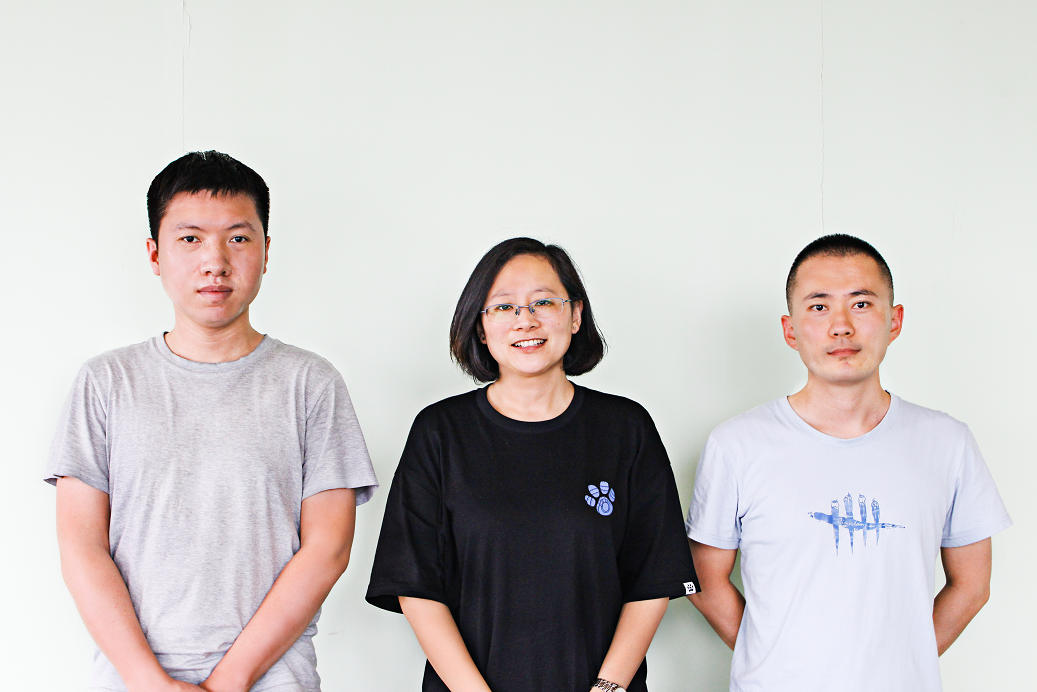
#> input picture Resources/PythonOpenCV从入门到实践配套源代码/code/12/02/peoples.png, 1037 x 692 px, found by its file name
$ python demo.py
#> lines starting #> are read from the running program, lines starting #| are printed output that depends on the picture; after the words box and inside, x2 and y2 are one past the last pixel; in counts of white or black regions, pixels touching at a corner belong together
import cv2

img = cv2.imread("peoples.png")  # 读取人脸图像
#> img is the input picture: shape (692, 1037, 3); mean B, G, R 196.1, 197.4, 202
# 加载识别人脸的级联分类器
faceCascade = cv2.CascadeClassifier("cascades\\haarcascade_frontalface_default.xml")
faces = faceCascade.detectMultiScale(img, 1.3)  # 识别出所有人脸
#> faces = [[148, 189, 130, 130], [475, 265, 102, 102], [776, 255, 130, 130]]
for (x, y, w, h) in faces:  # 遍历所有人脸的区域
    cv2.rectangle(img, (x, y), (x + w, y + h), (0, 0, 255), 5)  # 在图像中人脸的位置绘制方框
#> this loop made 3 passes
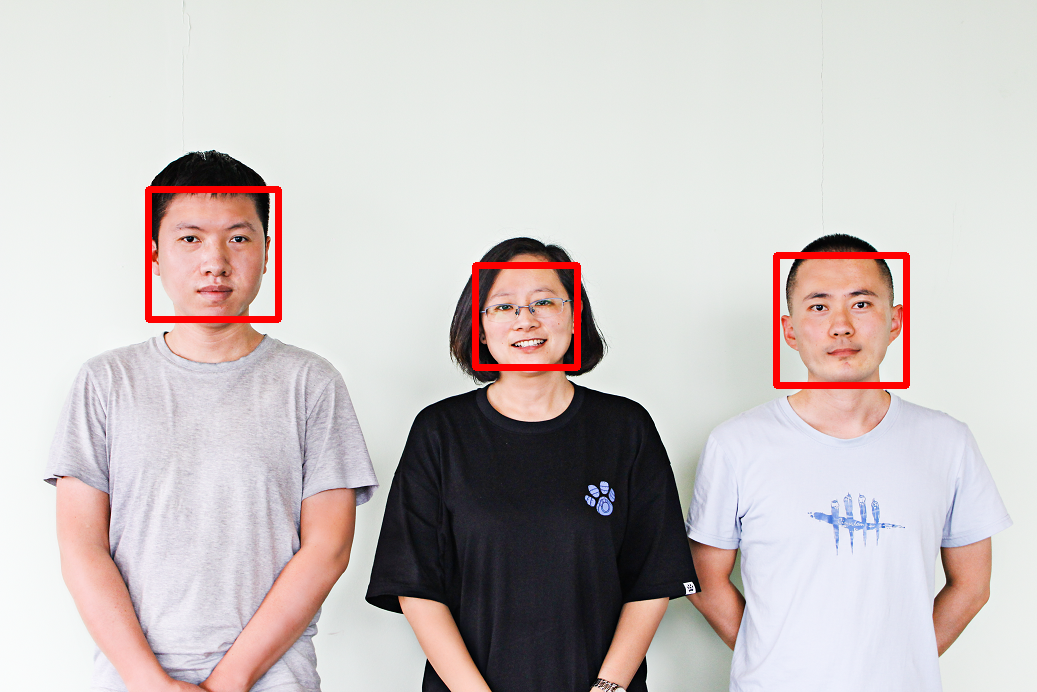
#> img: shape (692, 1037, 3); 1.4% of pixels changed, all inside (x1, y1, x2, y2) = (145, 186, 910, 389)
cv2.imshow("img", img)  # 显示最终处理的效果
cv2.waitKey()  # 按下任何键盘按键后
cv2.destroyAllWindows()  # 释放所有窗体
